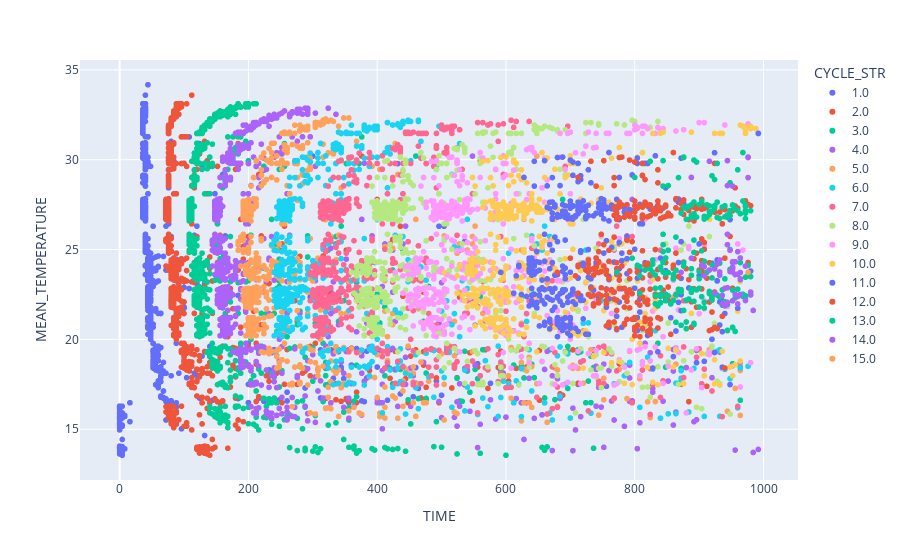

This figure's notebook cell:
### Code cell
px.scatter(peaks_row_2, x="TIME", y="MEAN_TEMPERATURE", color="CYCLE_STR",
           hover_data=["POSITION_STR"])

### Figure 1 — Plotly figure (JSON) as saved in the notebook; plotly's stock layout.template omitted (floating-point values rounded to 4 significant figures; data arrays with more than 128 entries replaced by an {"elided": "..."} marker saying what was removed)
{"data": [{"customdata": {"elided": "911x1 str values"}, "hovertemplate": "CYCLE_STR=1.0<br>TIME=%{x}<br>MEAN_TEMPERATURE=%{y}<br>POSITION_STR=%{customdata[0]}<extra></extra>", "legendgroup": "1.0", "marker": {"color": "#636efa", "symbol": "circle"}, "mode": "markers", "name": "1.0", "showlegend": true, "type": "scattergl", "x": {"elided": "911 int values"}, "xaxis": "x", "y": {"elided": "911 float values"}, "yaxis": "y"}, {"customdata": {"elided": "893x1 str values"}, "hovertemplate": "CYCLE_STR=2.0<br>TIME=%{x}<br>MEAN_TEMPERATURE=%{y}<br>POSITION_STR=%{customdata[0]}<extra></extra>", "legendgroup": "2.0", "marker": {"color": "#EF553B", "symbol": "circle"}, "mode": "markers", "name": "2.0", "showlegend": true, "type": "scattergl", "x": {"elided": "893 int values"}, "xaxis": "x", "y": {"elided": "893 float values"}, "yaxis": "y"}, {"customdata": {"elided": "866x1 str values"}, "hovertemplate": "CYCLE_STR=3.0<br>TIME=%{x}<br>MEAN_TEMPERATURE=%{y}<br>POSITION_STR=%{customdata[0]}<extra></extra>", "legendgroup": "3.0", "marker": {"color": "#00cc96", "symbol": "circle"}, "mode": "markers", "name": "3.0", "showlegend": true, "type": "scattergl", "x": {"elided": "866 int values"}, "xaxis": "x", "y": {"elided": "866 float values"}, "yaxis": "y"}, {"customdata": {"elided": "773x1 str values"}, "hovertemplate": "CYCLE_STR=4.0<br>TIME=%{x}<br>MEAN_TEMPERATURE=%{y}<br>POSITION_STR=%{customdata[0]}<extra></extra>", "legendgroup": "4.0", "marker": {"color": "#ab63fa", "symbol": "circle"}, "mode": "markers", "name": "4.0", "showlegend": true, "type": "scattergl", "x": {"elided": "773 int values"}, "xaxis": "x", "y": {"elided": "773 float values"}, "yaxis": "y"}, {"customdata": {"elided": "669x1 str values"}, "hovertemplate": "CYCLE_STR=5.0<br>TIME=%{x}<br>MEAN_TEMPERATURE=%{y}<br>POSITION_STR=%{customdata[0]}<extra></extra>", "legendgroup": "5.0", "marker": {"color": "#FFA15A", "symbol": "circle"}, "mode": "markers", "name": "5.0", "showlegend": true, "type": "scattergl", "x": {"elided": "669 int values"}, "xaxis": "x", "y": {"elided": "669 float values"}, "yaxis": "y"}, {"customdata": {"elided": "620x1 str values"}, "hovertemplate": "CYCLE_STR=6.0<br>TIME=%{x}<br>MEAN_TEMPERATURE=%{y}<br>POSITION_STR=%{customdata[0]}<extra></extra>", "legendgroup": "6.0", "marker": {"color": "#19d3f3", "symbol": "circle"}, "mode": "markers", "name": "6.0", "showlegend": true, "type": "scattergl", "x": {"elided": "620 int values"}, "xaxis": "x", "y": {"elided": "620 float values"}, "yaxis": "y"}, {"customdata": {"elided": "572x1 str values"}, "hovertemplate": "CYCLE_STR=7.0<br>TIME=%{x}<br>MEAN_TEMPERATURE=%{y}<br>POSITION_STR=%{customdata[0]}<extra></extra>", "legendgroup": "7.0", "marker": {"color": "#FF6692", "symbol": "circle"}, "mode": "markers", "name": "7.0", "showlegend": true, "type": "scattergl", "x": {"elided": "572 int values"}, "xaxis": "x", "y": {"elided": "572 float values"}, "yaxis": "y"}, {"customdata": {"elided": "525x1 str values"}, "hovertemplate": "CYCLE_STR=8.0<br>TIME=%{x}<br>MEAN_TEMPERATURE=%{y}<br>POSITION_STR=%{customdata[0]}<extra></extra>", "legendgroup": "8.0", "marker": {"color": "#B6E880", "symbol": "circle"}, "mode": "markers", "name": "8.0", "showlegend": true, "type": "scattergl", "x": {"elided": "525 int values"}, "xaxis": "x", "y": {"elided": "525 float values"}, "yaxis": "y"}, {"customdata": {"elided": "478x1 str values"}, "hovertemplate": "CYCLE_STR=9.0<br>TIME=%{x}<br>MEAN_TEMPERATURE=%{y}<br>POSITION_STR=%{customdata[0]}<extra></extra>", "legendgroup": "9.0", "marker": {"color": "#FF97FF", "symbol": "circle"}, "mode": "markers", "name": "9.0", "showlegend": true, "type": "scattergl", "x": {"elided": "478 int values"}, "xaxis": "x", "y": {"elided": "478 float values"}, "yaxis": "y"}, {"customdata": {"elided": "413x1 str values"}, "hovertemplate": "CYCLE_STR=10.0<br>TIME=%{x}<br>MEAN_TEMPERATURE=%{y}<br>POSITION_STR=%{customdata[0]}<extra></extra>", "legendgroup": "10.0", "marker": {"color": "#FECB52", "symbol": "circle"}, "mode": "markers", "name": "10.0", "showlegend": true, "type": "scattergl", "x": {"elided": "413 int values"}, "xaxis": "x", "y": {"elided": "413 float values"}, "yaxis": "y"}, {"customdata": {"elided": "356x1 str values"}, "hovertemplate": "CYCLE_STR=11.0<br>TIME=%{x}<br>MEAN_TEMPERATURE=%{y}<br>POSITION_STR=%{customdata[0]}<extra></extra>", "legendgroup": "11.0", "marker": {"color": "#636efa", "symbol": "circle"}, "mode": "markers", "name": "11.0", "showlegend": true, "type": "scattergl", "x": {"elided": "356 int values"}, "xaxis": "x", "y": {"elided": "356 float values"}, "yaxis": "y"}, {"customdata": {"elided": "289x1 str values"}, "hovertemplate": "CYCLE_STR=12.0<br>TIME=%{x}<br>MEAN_TEMPERATURE=%{y}<br>POSITION_STR=%{customdata[0]}<extra></extra>", "legendgroup": "12.0", "marker": {"color": "#EF553B", "symbol": "circle"}, "mode": "markers", "name": "12.0", "showlegend": true, "type": "scattergl", "x": {"elided": "289 int values"}, "xaxis": "x", "y": {"elided": "289 float values"}, "yaxis": "y"}, {"customdata": {"elided": "178x1 str values"}, "hovertemplate": "CYCLE_STR=13.0<br>TIME=%{x}<br>MEAN_TEMPERATURE=%{y}<br>POSITION_STR=%{customdata[0]}<extra></extra>", "legendgroup": "13.0", "marker": {"color": "#00cc96", "symbol": "circle"}, "mode": "markers", "name": "13.0", "showlegend": true, "type": "scattergl", "x": {"elided": "178 int values"}, "xaxis": "x", "y": {"elided": "178 float values"}, "yaxis": "y"}, {"customdata": [["17"], ["17"], ["17"], ["17"], ["18"], ["18"], ["18"], ["18"], ["20"], ["20"], ["20"], ["20"], ["21"], ["21"], ["21"], ["21"], ["21"], ["21"], ["21"], ["21"], ["21"], ["21"], ["21"], ["21"], ["21"], ["21"], ["21"], ["21"], ["21"], ["21"], ["21"], ["21"], ["21"], ["21"], ["21"], ["21"], ["22"], ["22"], ["22"], ["22"], ["22"], ["22"], ["22"], ["22"], ["22"], ["22"], ["22"], ["22"], ["22"], ["22"], ["22"], ["22"], ["22"], ["22"], ["22"]], "hovertemplate": "CYCLE_STR=14.0<br>TIME=%{x}<br>MEAN_TEMPERATURE=%{y}<br>POSITION_STR=%{customdata[0]}<extra></extra>", "legendgroup": "14.0", "marker": {"color": "#ab63fa", "symbol": "circle"}, "mode": "markers", "name": "14.0", "showlegend": true, "type": "scattergl", "x": [916, 944, 976, 976, 888, 944, 976, 952, 960, 944, 948, 944, 948, 928, 924, 952, 952, 960, 952, 908, 904, 932, 916, 972, 932, 872, 956, 964, 956, 908, 952, 964, 952, 964, 932, 888, 964, 960, 956, 980, 944, 940, 924, 936, 944, 960, 952, 940, 960, 936, 940, 980, 944, 984, 972], "xaxis": "x", "y": [29.91, 29.95, 30.12, 30.15, 29.01, 28.56, 29.0, 28.53, 24.89, 25.85, 24.96, 25.27, 23.77, 24.19, 23.92, 24.29, 23.75, 23.63, 24.32, 23.53, 24.12, 23.75, 23.86, 24.08, 23.58, 23.73, 24.31, 23.36, 23.61, 24.05, 23.94, 24.53, 24.02, 23.72, 24.42, 24.52, 22.5, 22.42, 22.51, 22.63, 22.03, 21.86, 22.57, 22.44, 22.05, 21.97, 22.15, 21.92, 22.39, 21.98, 22.84, 22.47, 22.87, 21.61, 22.16], "yaxis": "y"}, {"customdata": [["21"]], "hovertemplate": "CYCLE_STR=15.0<br>TIME=%{x}<br>MEAN_TEMPERATURE=%{y}<br>POSITION_STR=%{customdata[0]}<extra></extra>", "legendgroup": "15.0", "marker": {"color": "#FFA15A", "symbol": "circle"}, "mode": "markers", "name": "15.0", "showlegend": true, "type": "scattergl", "x": [976], "xaxis": "x", "y": [23.73], "yaxis": "y"}], "layout": {"legend": {"title": {"text": "CYCLE_STR"}, "tracegroupgap": 0}, "margin": {"t": 60}, "xaxis": {"anchor": "y", "domain": [0, 1], "title": {"text": "TIME"}}, "yaxis": {"anchor": "x", "domain": [0, 1], "title": {"text": "MEAN_TEMPERATURE"}}}}
